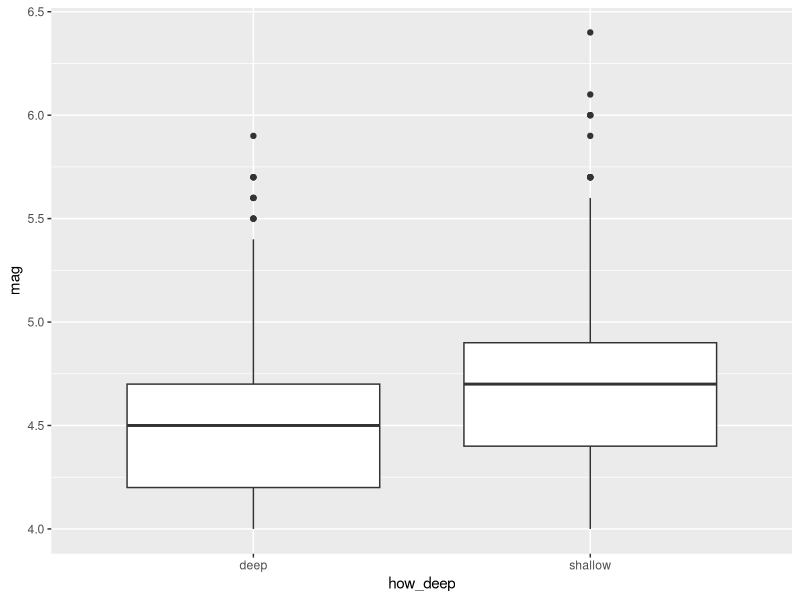

Here is the R script that generated this plot:
## ---- chunk 1
library(tidyverse)

data(quakes)
head(quakes)
## ---- chunk 2
quakes_cat <- mutate(quakes, how_deep = if_else(depth < 300, "shallow", "deep"))

ggplot(quakes_cat) +
  geom_boxplot(mapping=aes(x=how_deep, y=mag))
